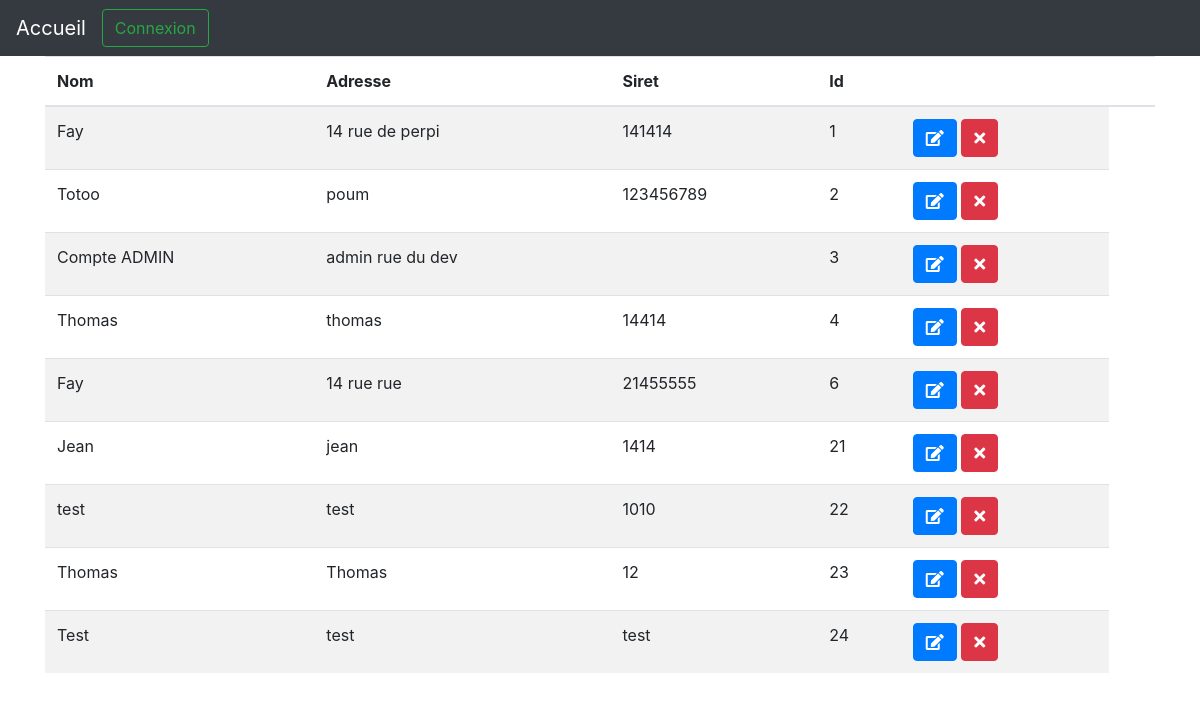
The app's page /view/UserView.php with its own data.
### tables this page shows
CREATE TABLE `user` (
  `Id_user` int(10) NOT NULL,
  `Nom_user` varchar(40) NOT NULL,
  `Siret_user` varchar(40) NOT NULL,
  `Adresse_user` varchar(100) NOT NULL,
  `DateCo_user` date DEFAULT NULL,
  `Pseudo_user` varchar(40) NOT NULL,
  `Pass_user` varchar(255) NOT NULL,
  `Role_user` int(10) NOT NULL
);

### model/UserManager.php (called while the page is built, shortened)
<?php
Class UserManager
{
    private $_Db;
    public function SetDb(PDO $db)
    {
        $this->_Db = $db;
    }
    public function GetUsers()
    {
        $users = [];
        $q = $this->_Db->query('SELECT * FROM user');
        while ($donnees = $q->fetch(PDO::FETCH_ASSOC))
        {
            $users[] = new Utilisateur($donnees);
        }
        return $users;
    }
}

### model/UserClass.php (called while the page is built, shortened)
<?php
Class Utilisateur
{
    private $_Id;
    private $_Nom;
    private $_Adresse;
    private $_Siret;
    public function hydrate(array $donnees)
    {
        foreach ($donnees as $key => $value)
        {
            $method = 'Set'.ucfirst($key);
            $method = substr($method, 0, -5);
        }
    }
    public function GetId(){return $this->_Id;}
    public function GetNom(){return $this->_Nom;}
    public function GetAdresse(){return $this->_Adresse;}
    public function GetSiret(){return $this->_Siret;}
    public function SetId($id){$this -> _Id = (int) $id;}
    public function SetNom($nom){$this -> _Nom = $nom;}
    public function SetAdresse($addr){$this -> _Adresse = $addr;}
    public function SetSiret($dev){$this -> _Siret = $dev;}
}

### view/UserView.php (the view, shortened to what this page needs)
<?php
include('header.php');
$db = new PDO('mysql:host=localhost;dbname=srg', 'root', '');
$ManagerUser = new UserManager($db);
echo("
<body>
<div class='container'>
<table class='table table-striped'>
  <thead>
    <tr>
      <th scope='col'>Nom</th>
      <th scope='col'>Adresse</th>
      <th scope='col'>Siret</th>
      <th scope='col'>Id</th>
      <th scope='col'></th>
      <th scope='col'></th>
    </tr>
  </thead>
  <tbody>");
$users = $ManagerUser->GetUsers();
foreach ($users as $unUser){
    echo("<tr>");
    echo("<td>" . $unUser->GetNom() . "</td>");
    echo("<td>" .$unUser->GetAdresse(). "</td>");
    echo("<td>" .$unUser->GetSiret(). "</td>");
    echo("<td>" .$unUser->GetId(). "</td>");
    echo ("<td><button  onclick='edit(".$unUser->GetId().")' class='btn btn-primary'><span class='fas fa-edit'></span></button> <button onclick='supp(".$unUser->GetId().")' class='btn btn-danger'><span class='fas fa-times'></span></button></td>");
    echo ("</tr>");
}
echo ("</tbody>
    </table>
</div class='container'>
    </body>
");
?>

### records on screen
user: Nom_user "Fay", Adresse_user "14 rue de perpi", Siret_user "141414", Id_user "1"
user: Nom_user "Totoo", Adresse_user "poum", Siret_user "123456789", Id_user "2"
user: Nom_user "Compte ADMIN", Adresse_user "admin rue du dev", Id_user "3"
user: Nom_user "Thomas", Adresse_user "thomas", Siret_user "14414", Id_user "4"
user: Nom_user "Fay", Adresse_user "14 rue rue", Siret_user "21455555", Id_user "6"
user: Nom_user "Jean", Adresse_user "jean", Siret_user "1414", Id_user "21"
user: Nom_user "test", Adresse_user "test", Siret_user "1010", Id_user "22"
user: Nom_user "Thomas", Adresse_user "Thomas", Siret_user "12", Id_user "23"
user: Nom_user "Test", Adresse_user "test", Siret_user "test", Id_user "24"
